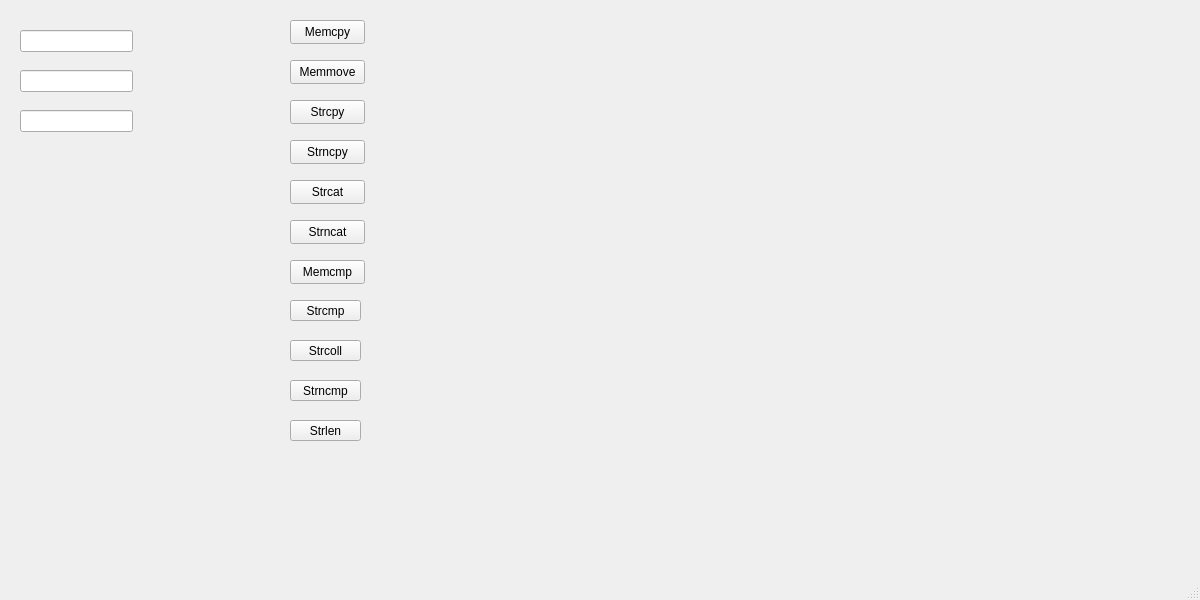
<?xml version="1.0" encoding="UTF-8"?>
<ui version="4.0">
 <class>MainWindow</class>
 <widget class="QMainWindow" name="MainWindow">
  <property name="geometry">
   <rect>
    <x>0</x>
    <y>0</y>
    <width>1200</width>
    <height>600</height>
   </rect>
  </property>
  <property name="windowTitle">
   <string>MainWindow</string>
  </property>
  <widget class="QWidget" name="centralwidget">
   <widget class="QLineEdit" name="lineEdit">
    <property name="geometry">
     <rect>
      <x>20</x>
      <y>30</y>
      <width>113</width>
      <height>22</height>
     </rect>
    </property>
   </widget>
   <widget class="QLineEdit" name="lineEdit_2">
    <property name="geometry">
     <rect>
      <x>20</x>
      <y>70</y>
      <width>113</width>
      <height>22</height>
     </rect>
    </property>
   </widget>
   <widget class="QPushButton" name="button_memcpy">
    <property name="geometry">
     <rect>
      <x>290</x>
      <y>20</y>
      <width>75</width>
      <height>24</height>
     </rect>
    </property>
    <property name="text">
     <string>Memcpy</string>
    </property>
   </widget>
   <widget class="QLineEdit" name="lineEdit_3">
    <property name="geometry">
     <rect>
      <x>20</x>
      <y>110</y>
      <width>113</width>
      <height>22</height>
     </rect>
    </property>
   </widget>
   <widget class="QPushButton" name="button_memmove">
    <property name="geometry">
     <rect>
      <x>290</x>
      <y>60</y>
      <width>75</width>
      <height>24</height>
     </rect>
    </property>
    <property name="text">
     <string>Memmove</string>
    </property>
   </widget>
   <widget class="QPushButton" name="button_strcpy">
    <property name="geometry">
     <rect>
      <x>290</x>
      <y>100</y>
      <width>75</width>
      <height>24</height>
     </rect>
    </property>
    <property name="text">
     <string>Strcpy</string>
    </property>
   </widget>
   <widget class="QPushButton" name="button_strncpy">
    <property name="geometry">
     <rect>
      <x>290</x>
      <y>140</y>
      <width>75</width>
      <height>24</height>
     </rect>
    </property>
    <property name="text">
     <string>Strncpy</string>
    </property>
   </widget>
   <widget class="QPushButton" name="button_strcat">
    <property name="geometry">
     <rect>
      <x>290</x>
      <y>180</y>
      <width>75</width>
      <height>24</height>
     </rect>
    </property>
    <property name="text">
     <string>Strcat</string>
    </property>
   </widget>
   <widget class="QPushButton" name="button_strncat">
    <property name="geometry">
     <rect>
      <x>290</x>
      <y>220</y>
      <width>75</width>
      <height>24</height>
     </rect>
    </property>
    <property name="text">
     <string>Strncat</string>
    </property>
   </widget>
   <widget class="QPushButton" name="button_memcmp">
    <property name="geometry">
     <rect>
      <x>290</x>
      <y>260</y>
      <width>75</width>
      <height>24</height>
     </rect>
    </property>
    <property name="text">
     <string>Memcmp</string>
    </property>
   </widget>
   <widget class="QPushButton" name="button_strcmp">
    <property name="geometry">
     <rect>
      <x>290</x>
      <y>300</y>
      <width>71</width>
      <height>21</height>
     </rect>
    </property>
    <property name="text">
     <string>Strcmp</string>
    </property>
   </widget>
   <widget class="QPushButton" name="button_strcoll">
    <property name="geometry">
     <rect>
      <x>290</x>
      <y>340</y>
      <width>71</width>
      <height>21</height>
     </rect>
    </property>
    <property name="text">
     <string>Strcoll</string>
    </property>
   </widget>
   <widget class="QPushButton" name="button_strncmp">
    <property name="geometry">
     <rect>
      <x>290</x>
      <y>380</y>
      <width>71</width>
      <height>21</height>
     </rect>
    </property>
    <property name="text">
     <string>Strncmp</string>
    </property>
   </widget>
   <widget class="QPushButton" name="button_strlen">
    <property name="geometry">
     <rect>
      <x>290</x>
      <y>420</y>
      <width>71</width>
      <height>21</height>
     </rect>
    </property>
    <property name="text">
     <string>Strlen</string>
    </property>
   </widget>
  </widget>
  <widget class="QMenuBar" name="menubar">
   <property name="geometry">
    <rect>
     <x>0</x>
     <y>0</y>
     <width>1200</width>
     <height>17</height>
    </rect>
   </property>
  </widget>
  <widget class="QStatusBar" name="statusbar"/>
 </widget>
 <resources/>
 <connections/>
</ui>
